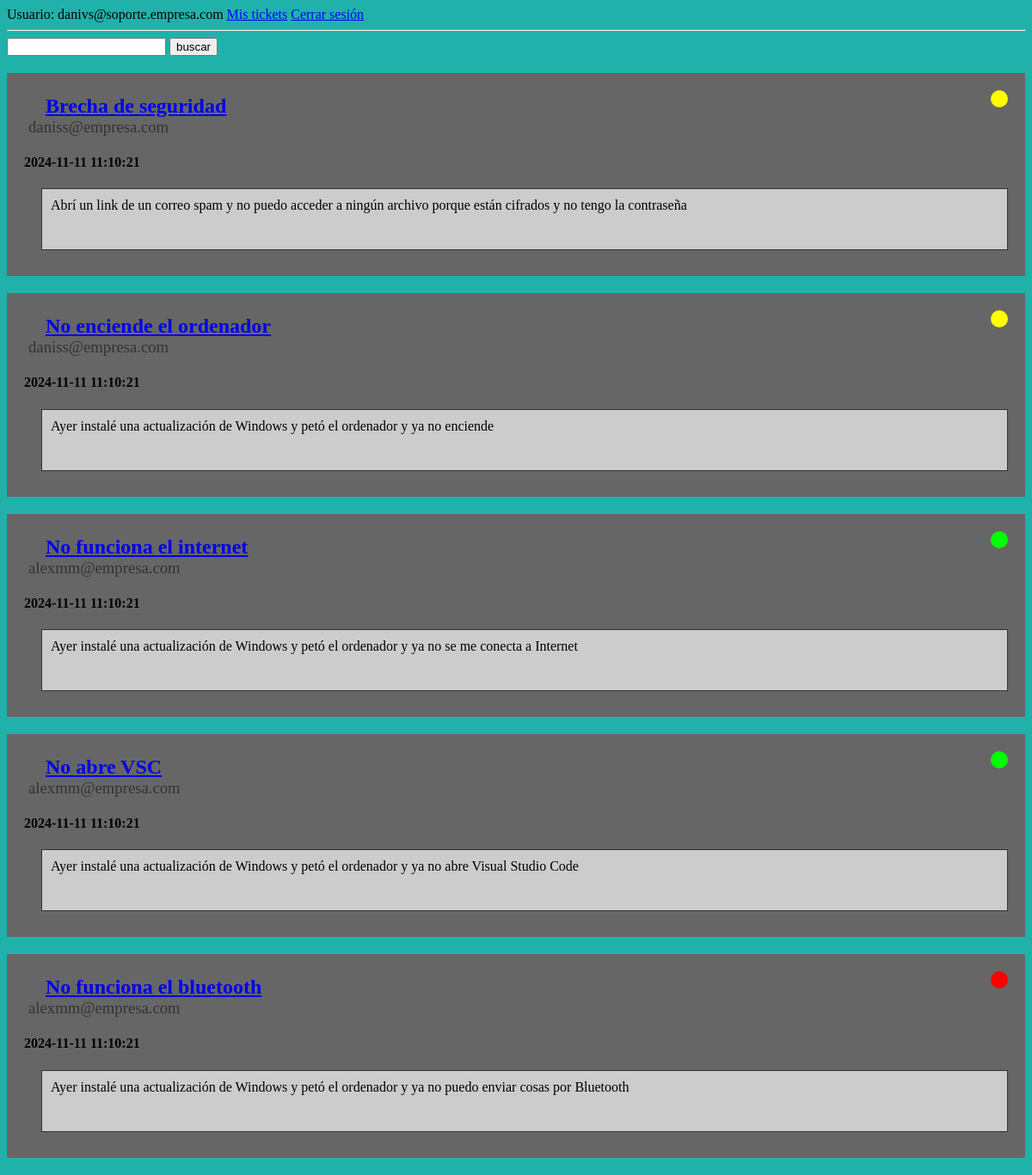
Screenshot of /ticket_list.php (signed in) with the database file from the repository.
### tables this page shows
CREATE TABLE Ticket (
	idTicket INT(10) PRIMARY KEY AUTO_INCREMENT,
    email VARCHAR(255),
    priority INT(1),
    subject VARCHAR(255),
    state INT(1),
    messBody TEXT,
    attachment LONGBLOB,
    sentDate TIMESTAMP DEFAULT CURRENT_TIMESTAMP,
    CONSTRAINT FOREIGN KEY(email) REFERENCES AppUser(email),
    CONSTRAINT FOREIGN KEY(priority) REFERENCES Priority(idPr),
    CONSTRAINT FOREIGN KEY(state) REFERENCES State(idState)
);

### func.php (the view, shortened to what this page needs)
<?php
function printSVG($state) {
    switch ($state) {
        case '1':
            echo '<svg><circle r="10" cx="10" cy="10" fill="lime"/></svg>';
            break;
        case '2':
            echo '<svg><circle r="10" cx="10" cy="10" fill="yellow"/></svg>';
            break;
        case '3':
            echo '<svg><circle r="10" cx="10" cy="10" fill="red"/></svg>';
            break;
    }
}
function printTickets(?int $id_ticket = -1) {
    require "conection.php";
    $bd = new PDO(
        "mysql:dbname=".$bd_config["bd_name"].";host=".$bd_config["ip"],
        $bd_config["user"],
        $bd_config["password"]
    );
    $select = 'SELECT idTicket, email, subject, messBody, state, sentDate FROM ticket WHERE 1 = 1';
    if ($id_ticket < 0) {
        $select = $select . " ORDER BY priority, sentDate";
    }
    $tickets = $bd->query($select);
    foreach ($tickets as $ticket) {
        echo    '<div class="ticket">';
        if (0 <= $id_ticket) {
            echo        '<h2> '.$ticket["subject"].' </h2>';
        }else{
            echo        '<h2> <a href="ticket.php?id='.$ticket["idTicket"].'">'.$ticket["subject"].'</a> </h2>';
        }
        echo        '<h3>'.$ticket["email"].'</h3>';
        echo        '<h4>'.$ticket["sentDate"].'</h4>';
        printSVG($ticket["state"]);
        echo        '<div>'.$ticket["messBody"].'</div>';
            ?>
            <?php
        echo    '</div>';
    }
}

### ticket_list.php (shortened to what this page needs)
<!DOCTYPE html>
<html lang="en">
<head>
    <link rel="stylesheet" href="css/ticket_list.css">
</head>
<?php require_once "header.php"; ?>
<body>
    <?php
        require_once "func.php";
        ?>
        <form method="post">
            <input type="text" name="busqueda" value= <?php if ($_SERVER["REQUEST_METHOD"] == "POST" && isset($_POST["busqueda"])) {
                echo $_POST["busqueda"];
            } ?>>
            <input type="submit" value="buscar">
        </form>
        <?php
        printTickets();
    ?>
</body>
</html>

### header.php (shortened to what this page needs)
<header>
    <link rel="stylesheet" href="css/header.css">
    Usuario: <?= $_SESSION['email']?>
    <a href="ticket_list.php">Mis tickets</a>
    <a href="logout.php">Cerrar sesión</a>
    <hr>
</header>

### css/ticket_list.css (style rules this page uses)
body { background-color: #333; }
.ticket { background-color: #666; padding: 5px 0px 20px 20px; margin: 20px 0px; position: relative; }
.ticket h2 { margin-left: 5px; }
.ticket h3 { margin-left: 5px; margin-top: -20px; font-weight: normal; opacity: 0.5; }
.ticket svg { color: #ccc; width: 20px; height: 20px; position: absolute; top: 20px; right: 20px; }
.ticket div { background-color: #ccc; border: #333 solid 1px; min-height: 50px; padding: 10px; margin: 10px 20px; }
.ticket a { margin: 10px 20px; }

### css/header.css (style rules this page uses)
body { background-color: lightseagreen; }

### rows the page displays
ticket: subject "Brecha de seguridad", email "daniss@empresa.com", sentDate "2024-11-11 11:10:21", messBody "Abrí un link de un correo spam y no puedo acceder a ningún archivo porque están cifrados y no tengo la contraseña"
ticket: subject "No enciende el ordenador", email "daniss@empresa.com", sentDate "2024-11-11 11:10:21", messBody "Ayer instalé una actualización de Windows y petó el ordenador y ya no enciende"
ticket: subject "No funciona el internet", email "alexmm@empresa.com", sentDate "2024-11-11 11:10:21", messBody "Ayer instalé una actualización de Windows y petó el ordenador y ya no se me conecta a Internet"
ticket: subject "No abre VSC", email "alexmm@empresa.com", sentDate "2024-11-11 11:10:21", messBody "Ayer instalé una actualización de Windows y petó el ordenador y ya no abre Visual Studio Code"
ticket: subject "No funciona el bluetooth", email "alexmm@empresa.com", sentDate "2024-11-11 11:10:21", messBody "Ayer instalé una actualización de Windows y petó el ordenador y ya no puedo enviar cosas por Bluetooth"

### other values shown
$_SESSION['email'] "danivs@soporte.empresa.com"
